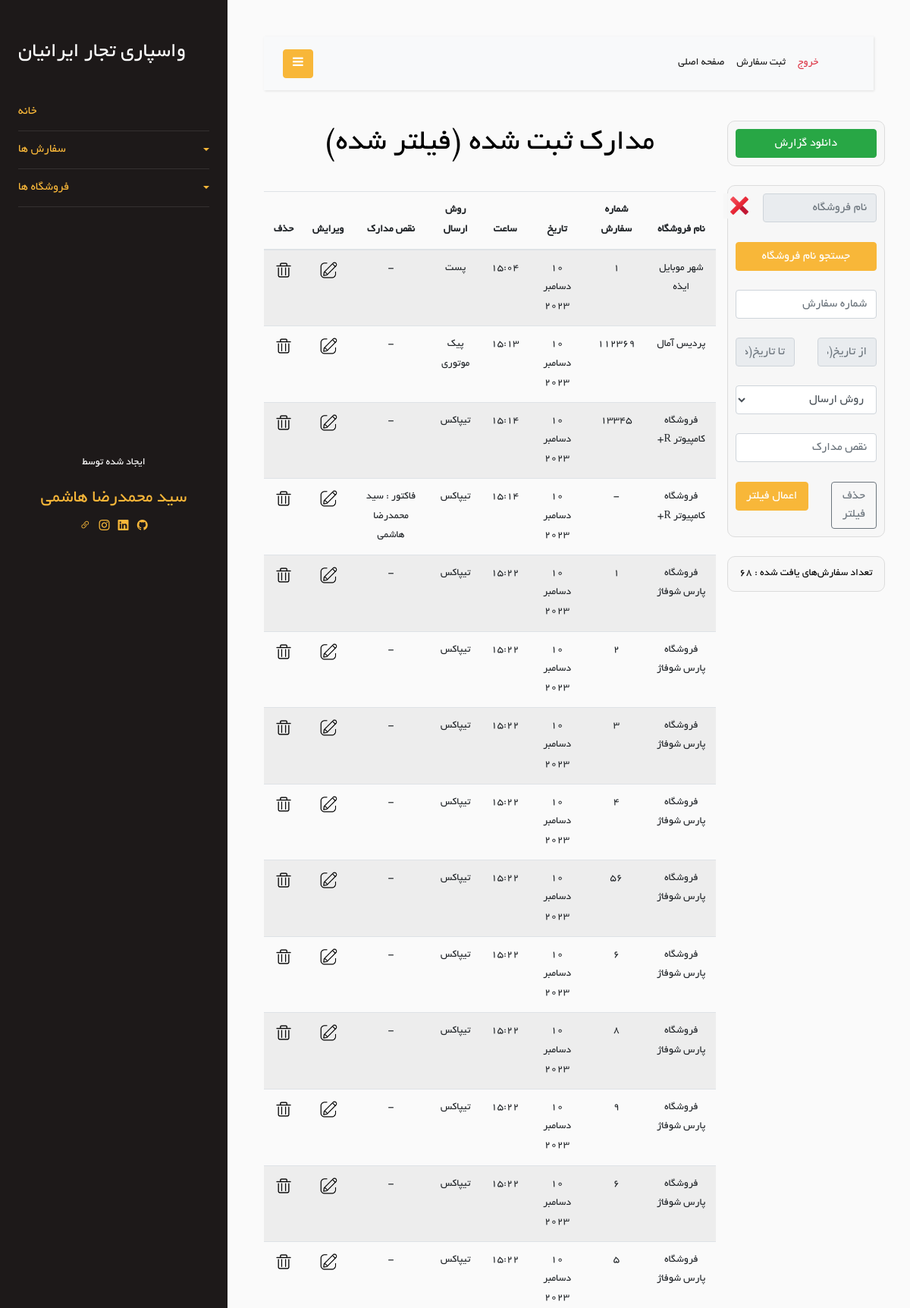
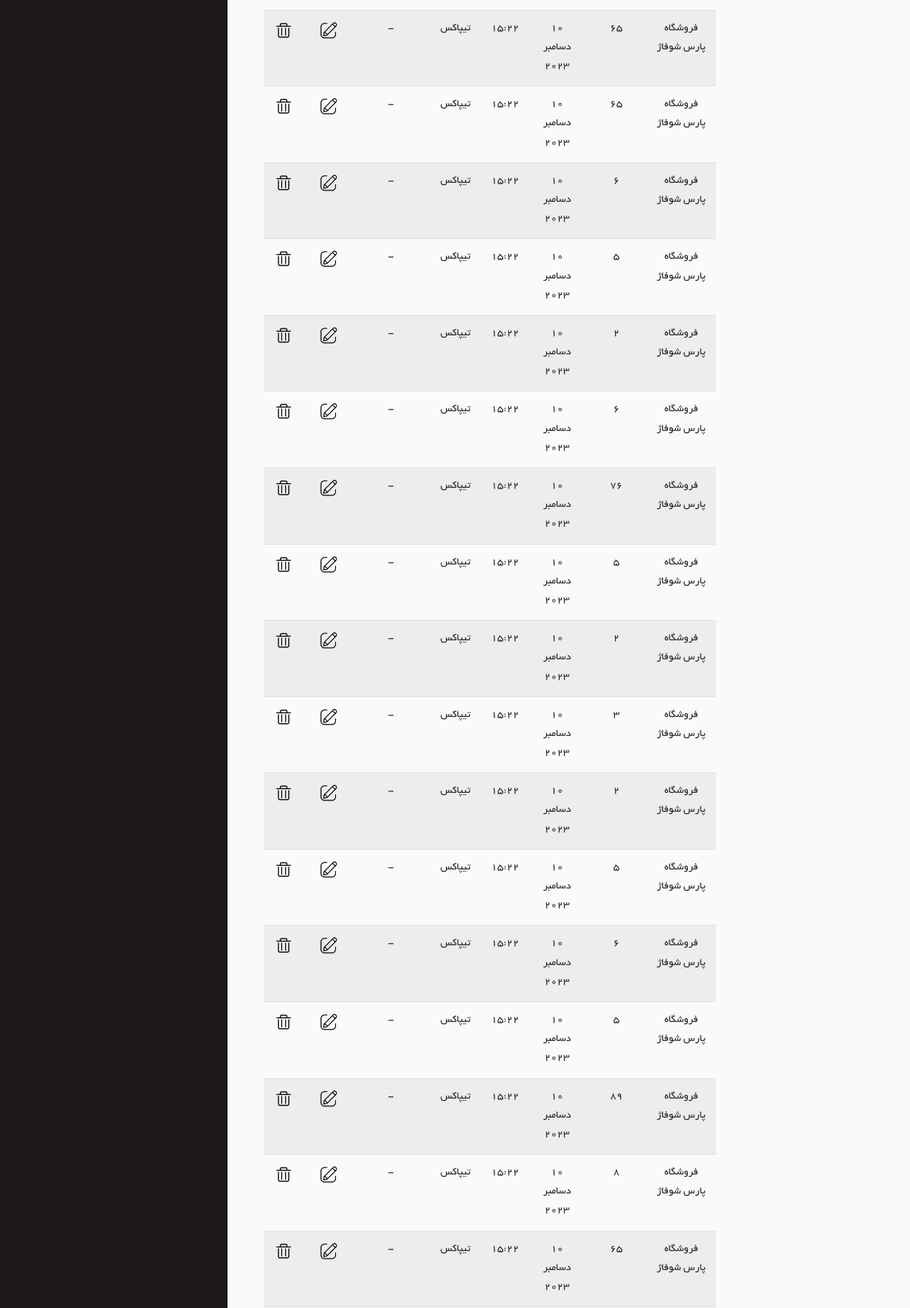
Page /Order/filter_orders (signed in, upper part) on the committed database (2 pictures, top to bottom).
### Order/models.py (models this page shows)
class Order(models.Model):
    store = models.ForeignKey(Store, on_delete=models.CASCADE)
    order_number = models.TextField(blank=True, null=True)
    shipping_method = models.ForeignKey(ShippingMethod, on_delete=models.CASCADE, null=True, blank=True)
    date = models.DateField(null=True, blank=True)
    time = models.TimeField(null=True, blank=True)
    document_defects = models.CharField(max_length=200, blank=True, null=True)
    is_delete = models.BooleanField(default=False)
    class Meta:
        verbose_name = "Order"

class ShippingMethod(models.Model):
    en_name = models.CharField(max_length=20)
    fa_name = models.CharField(max_length=20)
    def __str__(self):
        return self.fa_name
    class Meta:
        verbose_name = "Shipping Method"
    class Meta:
        verbose_name = 'Shipping Method'

### Store/models.py (models this page shows, shortened)
class Store(models.Model):
    store_name = models.CharField(max_length=100)
    is_active = models.BooleanField(default=True)
    is_delete = models.BooleanField(default=False)
    class Meta:
        db_table = 'Store'

### Order/views.py (the view)
# urls.py: path('filter_orders', views.filter_orders, name='filter_orders'),
@login_required
def filter_orders(request: HttpRequest):
    is_filter = True
    filter_order = filterOrderForm(request.POST)
    stores = Store.objects.filter().all()
    if filter_order.is_valid():
        store_name = filter_order.cleaned_data.get('store_name')
        order_number = filter_order.cleaned_data['order_number']
        from_date = filter_order.cleaned_data['from_date']
        to_date = filter_order.cleaned_data['to_date']
        shipping_method = filter_order.cleaned_data['shipping_method']
        print(type(shipping_method))
        document_defects = filter_order.cleaned_data['document_defects']
        report_data = {
            'store_name': store_name,
            'order_number': order_number,
            'from_date': from_date,
            'to_date': to_date,
            'shipping_method': shipping_method,
            'document_defects': document_defects,
        }
        orders = Order.objects.filter(
            Q(is_delete=False),
            Q(store_id=store_name) if store_name else Q(),
            Q(order_number=order_number) if order_number else Q(),
            Q(shipping_method=shipping_method) if shipping_method else Q(),
            Q(document_defects__contains=document_defects) if document_defects else Q(),
        )
        orders_for_report = orders
        orders_len = len(orders)
        context = {
            'orders': orders,
            'FilterOrderForm': filter_order,
            'stores': stores,
            'is_filter': is_filter,
            'orders_for_report': orders_for_report,
            'report_data': report_data,
            'store_name': store_name,
            'order_number': order_number,
            'from_date': from_date,
            'to_date': to_date,
            'shipping_method': shipping_method,
            'document_defects': document_defects,
            'orders_len': orders_len,
        }
        return render(request, 'Order/show-orders.html', context)

### Order/templates/Order/show-orders.html (shortened to what this page needs)
{% extends 'base/layout.html' %}
{% load static %}
{% load jformat %}
{% block header-link %}
    <link rel="stylesheet" href="{% static 'css/Order/show-orders.css' %}"/>
{% endblock %}
{% block mian %}
    <div class="row">
        <div class="col-md-3 text-center">
            {% if is_filter %}
                <div class="row">
                    <div class="col-12 action_box">
                        <form action="{% url 'export_to_excel' %}" method="post">
                            <button type="submit" class="btn btn-success" style="width: 100%">دانلود گزارش</button>
                        </form>
                    </div>
                </div>
            {% endif %}
            <br/>
            <div class="row">
                <div class="col-12 action_box">
                    <form method="post" action="{% url 'filter_orders' %}">
                        <div class="row">
                            <div class="col-10">
                                <input type="text" placeholder="نام فروشگاه" class="form-control" readonly
                                       id="fake_store_id_input" required>
                            </div>
                            <div class="col-2">
                                <button type="button" onclick="remove_from_input()" id="remove-btn">
                                    <img id="remove-icon" src="{% static 'icon/icons8-delete-48.png' %}">
                                </button>
                            </div>
                        </div>
                        <br/>
                        <div class="row">
                            <div class="col-12">
                                <button type="button" onclick="show_stores()" class="btn btn-primary" id="search-btn"
                                        style="width: 100%">
                                    جستجو نام فروشگاه
                                </button>
                            </div>
                        </div>
                        <br/>
                        <div class="row">
                            <div class="col-12">
                                {{ FilterOrderForm.order_number }}
                            </div>
                        </div>
                        <br/>
                        <div class="row">
                            <div class="col-6">
                                {{ FilterOrderForm.from_date }}
                            </div>
                            <div class="col-6">
                                {{ FilterOrderForm.to_date }}
                            </div>
                        </div>
                        <br/>
                        <div class="row">
                            <div class="col-12">
                                {{ FilterOrderForm.shipping_method }}
                            </div>
                        </div>
                        <br/>
                        <div class="row">
                            <div class="col-12">
                                {{ FilterOrderForm.document_defects }}
                            </div>
                        </div>
                        <br/>
                        <div class="row">
                            <div class="col-5">
                                <a class="btn btn-outline-secondary" href="{% url 'show-orders' %}" style="width: 100%">حذف
                                    فیلتر</a>
                            </div>
                            <div class="col-7">
                                <button class="btn btn-primary" type="submit" style="width: 100%">اعمال فیلتر</button>
                            </div>
                        </div>
                    </form>
                </div>
            </div>
            <br/>
            <div class="row">
                <div class="col-12 action_box">
                    <p style="margin: 0; color: black">تعداد سفارش‌های یافت شده : {{ orders_len }}</p>
                </div>
            </div>
        </div>
        <br/>
        <br/>
        <div class="col-md-9 text-center">
            <h1>مدارک ثبت شده{% if is_filter %} (فیلتر شده) {% endif %}</h1>
            <br/>
            <div class="row">
                <div class="col-12">
                    <div class="table-responsive">
                        <table class="table table-striped">
                            <thead>
                            <tr>
                                <th>نام فروشگاه</th>
                                <th>شماره سفارش</th>
                                <th>تاریخ</th>
                                <th>ساعت</th>
                                <th>روش ارسال</th>
                                <th>نقص مدارک</th>
                                <th>ویرایش</th>
                                <th>حذف</th>
                            </tr>
                            </thead>
                            <tbody>
                            {% for order in orders %}
                                <tr>
                                    <td>{{ order.store.store_name }}</td>
                                    {% if order.order_number %}
                                        <td>{{ order.order_number }}</td>
                                    {% else %}
                                        <td>-</td>
                                    {% endif %}
                                    <td>
                                        {{ order.date|jformat:"%d / %m / %Y" }}
                                    </td>
                                    <td>{{ order.time }}</td>
                                    <td>{{ order.shipping_method }}</td>
                                    {% if order.document_defects %}
                                        <td>{{ order.document_defects }}</td>
                                    {% else %}
                                        <td>-</td>
                                    {% endif %}
                                    <td>
                                        <a href="{% url 'update_order' order_id=order.id %}">
                                            <img class="icon" src="{% static 'Order/image/edit-icon.png' %}"/>
                                        </a>
                                    </td>
                                    <td>
                                        <a href="{% url 'delete_order' order_id=order.id %}" onclick="confirmDelete(event)">
                                            <img class="icon" src="{% static 'Order/image/delete-icon.png' %}"/>
                                        </a>
                                    </td>
                                </tr>
                            {% endfor %}
                            </tbody>
                        </table>
                    </div>
                </div>
            </div>
        </div>
    </div>
{% endblock %}

### Order/static/css/Order/show-orders.css (style rules this page uses)
.action_box { background-color: rgba(248, 248, 248, 0.89); padding: 10px; border-radius: 10px; border:1px solid gainsboro ; }
.icon { width: 28px; }
#remove-btn { border: none; background-color: rgba(248, 248, 248, 0.89); margin-right: -20px; }
#remove-icon { width: 30px; }
form { direction: rtl; }

### rows in the picture
Order: store.store_name "شهر موبایل ایذه", order_number "1", date|jformat "10 دسامبر 2023", time "15:04", shipping_method "پست"
Order: store.store_name "پردیس آمال", order_number "112369", date|jformat "10 دسامبر 2023", time "15:13", shipping_method "پیک موتوری"
Order: store.store_name "فروشگاه کامپیوتر R+", order_number "13345", date|jformat "10 دسامبر 2023", time "15:14", shipping_method "تیپاکس"
Order: store.store_name "فروشگاه کامپیوتر R+", date|jformat "10 دسامبر 2023", time "15:14", shipping_method "تیپاکس", document_defects "فاکتور :‌ سید محمدرضا هاشمی"
Order: store.store_name "فروشگاه پارس شوفاژ", order_number "1", date|jformat "10 دسامبر 2023", time "15:22", shipping_method "تیپاکس"
Order: store.store_name "فروشگاه پارس شوفاژ", order_number "2", date|jformat "10 دسامبر 2023", time "15:22", shipping_method "تیپاکس"
Order: store.store_name "فروشگاه پارس شوفاژ", order_number "3", date|jformat "10 دسامبر 2023", time "15:22", shipping_method "تیپاکس"
Order: store.store_name "فروشگاه پارس شوفاژ", order_number "4", date|jformat "10 دسامبر 2023", time "15:22", shipping_method "تیپاکس"
Order: store.store_name "فروشگاه پارس شوفاژ", order_number "56", date|jformat "10 دسامبر 2023", time "15:22", shipping_method "تیپاکس"
Order: store.store_name "فروشگاه پارس شوفاژ", order_number "6", date|jformat "10 دسامبر 2023", time "15:22", shipping_method "تیپاکس"
Order: store.store_name "فروشگاه پارس شوفاژ", order_number "8", date|jformat "10 دسامبر 2023", time "15:22", shipping_method "تیپاکس"
Order: store.store_name "فروشگاه پارس شوفاژ", order_number "9", date|jformat "10 دسامبر 2023", time "15:22", shipping_method "تیپاکس"
Order: store.store_name "فروشگاه پارس شوفاژ", order_number "6", date|jformat "10 دسامبر 2023", time "15:22", shipping_method "تیپاکس"
Order: store.store_name "فروشگاه پارس شوفاژ", order_number "5", date|jformat "10 دسامبر 2023", time "15:22", shipping_method "تیپاکس"
Order: store.store_name "فروشگاه پارس شوفاژ", order_number "65", date|jformat "10 دسامبر 2023", time "15:22", shipping_method "تیپاکس"
Order: store.store_name "فروشگاه پارس شوفاژ", order_number "65", date|jformat "10 دسامبر 2023", time "15:22", shipping_method "تیپاکس"
Order: store.store_name "فروشگاه پارس شوفاژ", order_number "6", date|jformat "10 دسامبر 2023", time "15:22", shipping_method "تیپاکس"
Order: store.store_name "فروشگاه پارس شوفاژ", order_number "5", date|jformat "10 دسامبر 2023", time "15:22", shipping_method "تیپاکس"
Order: store.store_name "فروشگاه پارس شوفاژ", order_number "2", date|jformat "10 دسامبر 2023", time "15:22", shipping_method "تیپاکس"
Order: store.store_name "فروشگاه پارس شوفاژ", order_number "6", date|jformat "10 دسامبر 2023", time "15:22", shipping_method "تیپاکس"
Order: store.store_name "فروشگاه پارس شوفاژ", order_number "76", date|jformat "10 دسامبر 2023", time "15:22", shipping_method "تیپاکس"
Order: store.store_name "فروشگاه پارس شوفاژ", order_number "5", date|jformat "10 دسامبر 2023", time "15:22", shipping_method "تیپاکس"
Order: store.store_name "فروشگاه پارس شوفاژ", order_number "2", date|jformat "10 دسامبر 2023", time "15:22", shipping_method "تیپاکس"
Order: store.store_name "فروشگاه پارس شوفاژ", order_number "3", date|jformat "10 دسامبر 2023", time "15:22", shipping_method "تیپاکس"
Order: store.store_name "فروشگاه پارس شوفاژ", order_number "2", date|jformat "10 دسامبر 2023", time "15:22", shipping_method "تیپاکس"
Order: store.store_name "فروشگاه پارس شوفاژ", order_number "5", date|jformat "10 دسامبر 2023", time "15:22", shipping_method "تیپاکس"
Order: store.store_name "فروشگاه پارس شوفاژ", order_number "6", date|jformat "10 دسامبر 2023", time "15:22", shipping_method "تیپاکس"
Order: store.store_name "فروشگاه پارس شوفاژ", order_number "5", date|jformat "10 دسامبر 2023", time "15:22", shipping_method "تیپاکس"
Order: store.store_name "فروشگاه پارس شوفاژ", order_number "89", date|jformat "10 دسامبر 2023", time "15:22", shipping_method "تیپاکس"
Order: store.store_name "فروشگاه پارس شوفاژ", order_number "8", date|jformat "10 دسامبر 2023", time "15:22", shipping_method "تیپاکس"
Order: store.store_name "فروشگاه پارس شوفاژ", order_number "65", date|jformat "10 دسامبر 2023", time "15:22", shipping_method "تیپاکس"

### other values in the picture
{{ orders_len }} "68"
